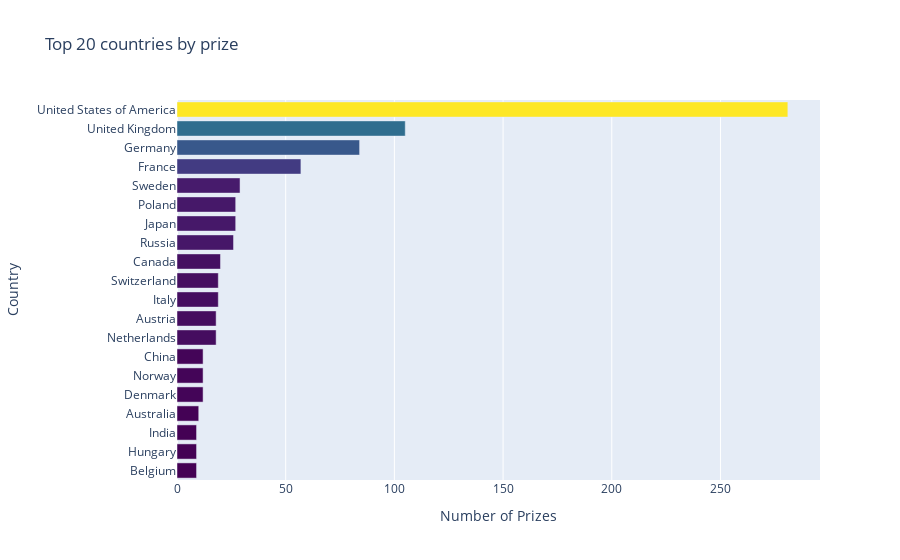

Notebook code cell kept with this figure:
### Code cell
hbar = px.bar(
    x = top20_countries.prize,
    y = top20_countries.birth_country_current,
    orientation = 'h',
    color = top20_countries.prize,
    color_continuous_scale = 'Viridis',
    title = 'Top 20 countries by prize'
)

hbar.update_layout(
    xaxis_title = 'Number of Prizes',
    yaxis_title = 'Country',
    coloraxis_showscale = False
)

hbar.show()

### Figure 1 — Plotly figure (JSON) as saved in the notebook; plotly's stock layout.template omitted (floating-point values rounded to 4 significant figures)
{"data": [{"alignmentgroup": "True", "hovertemplate": "x=%{x}<br>y=%{y}<br>color=%{marker.color}<extra></extra>", "legendgroup": "", "marker": {"color": [9, 9, 9, 10, 12, 12, 12, 18, 18, 19, 19, 20, 26, 27, 27, 29, 57, 84, 105, 281], "coloraxis": "coloraxis"}, "name": "", "offsetgroup": "", "orientation": "h", "showlegend": false, "textposition": "auto", "type": "bar", "x": [9, 9, 9, 10, 12, 12, 12, 18, 18, 19, 19, 20, 26, 27, 27, 29, 57, 84, 105, 281], "xaxis": "x", "y": ["Belgium", "Hungary", "India", "Australia", "Denmark", "Norway", "China", "Netherlands", "Austria", "Italy", "Switzerland", "Canada", "Russia", "Japan", "Poland", "Sweden", "France", "Germany", "United Kingdom", "United States of America"], "yaxis": "y"}], "layout": {"barmode": "relative", "coloraxis": {"colorbar": {"title": {"text": "color"}}, "colorscale": [[0, "#440154"], [0.1111, "#482878"], [0.2222, "#3e4989"], [0.3333, "#31688e"], [0.4444, "#26828e"], [0.5556, "#1f9e89"], [0.6667, "#35b779"], [0.7778, "#6ece58"], [0.8889, "#b5de2b"], [1, "#fde725"]], "showscale": false}, "legend": {"tracegroupgap": 0}, "title": {"text": "Top 20 countries by prize"}, "xaxis": {"anchor": "y", "domain": [0, 1], "title": {"text": "Number of Prizes"}}, "yaxis": {"anchor": "x", "domain": [0, 1], "title": {"text": "Country"}}}}
